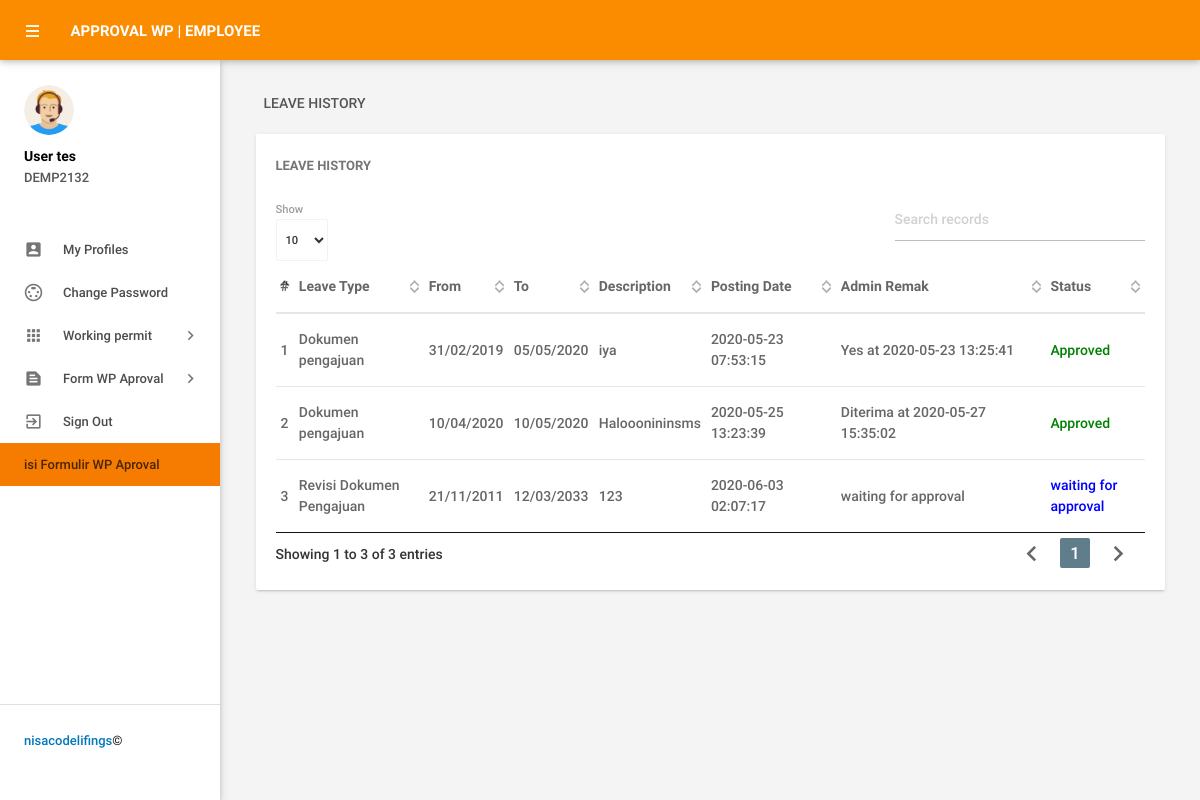
The page /leavehistory.php (signed in) on the database as committed earlier.
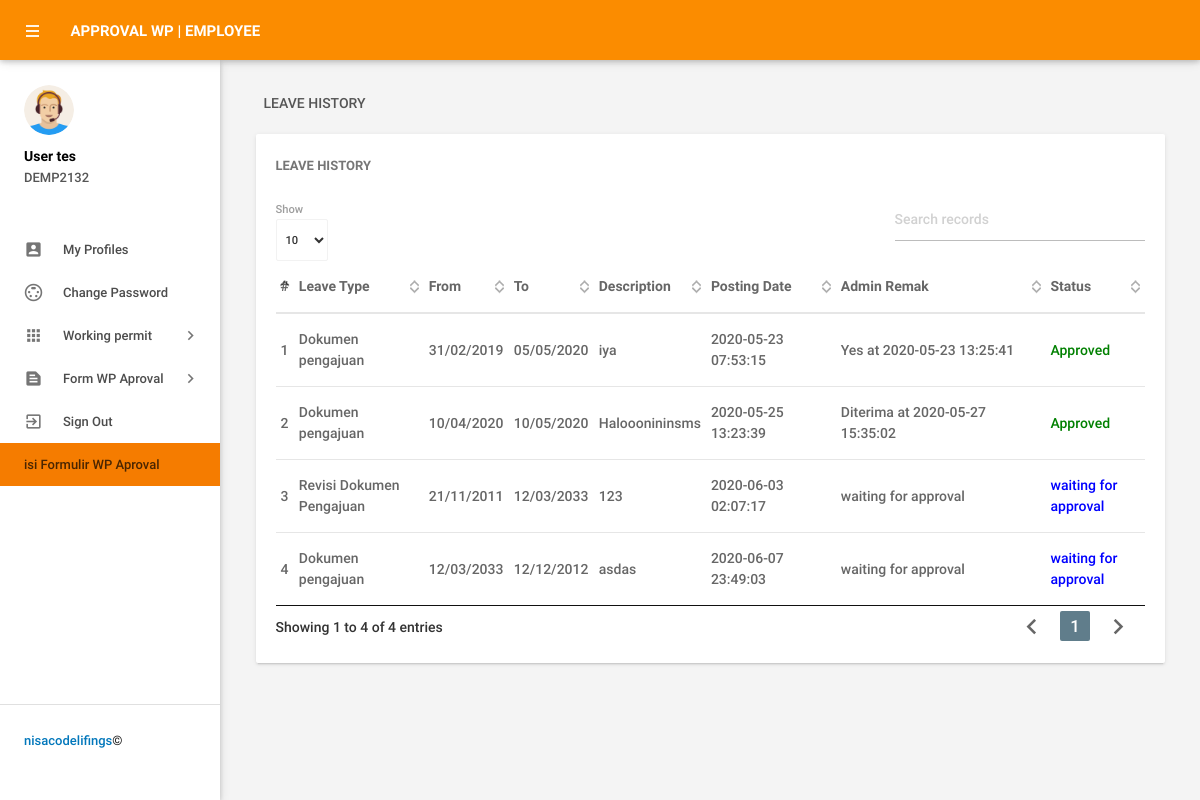
The same page on the database as committed later.
### tables this page shows
CREATE TABLE `tblemployees` (
  `id` int(11) NOT NULL,
  `EmpId` varchar(100) NOT NULL,
  `FirstName` varchar(150) NOT NULL,
  `LastName` varchar(150) NOT NULL,
  `EmailId` varchar(200) NOT NULL,
  `Password` varchar(180) NOT NULL,
  `Gender` varchar(100) NOT NULL,
  `Dob` varchar(100) NOT NULL,
  `Department` varchar(255) NOT NULL,
  `Address` varchar(255) NOT NULL,
  `City` varchar(200) NOT NULL,
  `Country` varchar(150) NOT NULL,
  `Phonenumber` char(11) NOT NULL,
  `Status` int(1) NOT NULL,
  `RegDate` timestamp NOT NULL DEFAULT current_timestamp()
);

CREATE TABLE `tblleaves` (
  `id` int(11) NOT NULL,
  `LeaveType` varchar(110) NOT NULL,
  `ToDate` varchar(120) NOT NULL,
  `FromDate` varchar(120) NOT NULL,
  `Description` mediumtext NOT NULL,
  `PostingDate` timestamp NOT NULL DEFAULT current_timestamp(),
  `AdminRemark` mediumtext DEFAULT NULL,
  `AdminRemarkDate` varchar(120) DEFAULT NULL,
  `Status` int(1) NOT NULL,
  `IsRead` int(1) NOT NULL,
  `empid` int(11) DEFAULT NULL
);

### leavehistory.php (the view, shortened to what this page needs)
<?php
include('includes/config.php');
if(strlen($_SESSION['emplogin'])==0)
    {
header('location:index.php');
}
else{
 ?>
<!DOCTYPE html>
<html lang="en">
    <head>
        <link type="text/css" rel="stylesheet" href="assets/plugins/materialize/css/materialize.min.css"/>
        <link href="assets/plugins/material-preloader/css/materialPreloader.min.css" rel="stylesheet">
        <link href="assets/plugins/datatables/css/jquery.dataTables.min.css" rel="stylesheet">
        <link href="assets/css/alpha.min.css" rel="stylesheet" type="text/css"/>
        <link href="assets/css/custom.css" rel="stylesheet" type="text/css"/>
    </head>
    <body>
       <?php include('includes/header.php');?>
       <?php include('includes/sidebar.php');?>
            <main class="mn-inner">
                <div class="row">
                    <div class="col s12">
                        <div class="page-title">Leave History</div>
                    </div>
                    <div class="col s12 m12 l12">
                        <div class="card">
                            <div class="card-content">
                                <span class="card-title">Leave History</span>
                                <table id="example" class="display responsive-table ">
                                    <thead>
                                        <tr>
                                            <th>#</th>
                                            <th width="120">Leave Type</th>
                                            <th>From</th>
                                            <th>To</th>
                                             <th>Description</th>
                                             <th width="120">Posting Date</th>
                                            <th width="200">Admin Remak</th>
                                            <th>Status</th>
                                        </tr>
                                    </thead>
                                    <tbody>
<?php
$eid=$_SESSION['eid'];
$sql = "SELECT LeaveType,ToDate,FromDate,Description,PostingDate,AdminRemarkDate,AdminRemark,Status from tblleaves where empid=:eid";
$query = $dbh -> prepare($sql);
$query->bindParam(':eid',$eid,PDO::PARAM_STR);
$query->execute();
$results=$query->fetchAll(PDO::FETCH_OBJ);
$cnt=1;
if($query->rowCount() > 0)
{
foreach($results as $result)
{               ?>
                                        <tr>
                                            <td> <?php echo htmlentities($cnt);?></td>
                                            <td><?php echo htmlentities($result->LeaveType);?></td>
                                            <td><?php echo htmlentities($result->ToDate);?></td>
                                            <td><?php echo htmlentities($result->FromDate);?></td>
                                           <td><?php echo htmlentities($result->Description);?></td>
                                            <td><?php echo htmlentities($result->PostingDate);?></td>
                                            <td><?php if($result->AdminRemark=="")
                                            {
echo htmlentities('waiting for approval');
                                            } else
{
 echo htmlentities(($result->AdminRemark)." "."at"." ".$result->AdminRemarkDate);
}
                                            ?></td>
                                                                                 <td><?php $stats=$result->Status;
if($stats==1){
                                             ?>
                                                 <span style="color: green">Approved</span>
                                                 <?php } if($stats==2)  { ?>
                                                 <?php } if($stats==0)  { ?>
 <span style="color: blue">waiting for approval</span>
 <?php } ?>
                                             </td>
                                        </tr>
                                         <?php $cnt++;} }?>
                                    </tbody>
                                </table>
                            </div>
                        </div>
                    </div>
                </div>
            </main>
        </div>
        <div class="left-sidebar-hover"></div>
    </body>
</html>
<?php } ?>

### includes/header.php (shortened to what this page needs)
<div class="mn-content fixed-sidebar">
    <header class="mn-header navbar-fixed">
        <nav class="orange darken-1">
            <div class="nav-wrapper row">
                <section class="material-design-hamburger navigation-toggle">
                    <a href="#" data-activates="slide-out" class="button-collapse show-on-large material-design-hamburger__icon">
                        <span class="material-design-hamburger__layer"></span>
                    </a>
                </section>
                <div class="header-title col s3">
                    <span class="chapter-title">Approval WP | Employee</span>
                </div>
            </div>
        </nav>
    </header>

### includes/sidebar.php (shortened to what this page needs)
     <aside id="slide-out" class="side-nav white fixed">
                <div class="side-nav-wrapper">
                    <div class="sidebar-profile">
                        <div class="sidebar-profile-image">
                            <img src="assets/images/profile-image.png" class="circle" alt="">
                        </div>
                        <div class="sidebar-profile-info">
                    <?php
$eid=$_SESSION['eid'];
$sql = "SELECT FirstName,LastName,EmpId from  tblemployees where id=:eid";
$query = $dbh -> prepare($sql);
$query->bindParam(':eid',$eid,PDO::PARAM_STR);
$query->execute();
$results=$query->fetchAll(PDO::FETCH_OBJ);
if($query->rowCount() > 0)
{
foreach($results as $result)
{               ?>
                                <p><?php echo htmlentities($result->FirstName." ".$result->LastName);?></p>
                                <span><?php echo htmlentities($result->EmpId)?></span>
                         <?php }} ?>
                        </div>
                    </div>
                <ul class="sidebar-menu collapsible collapsible-accordion" data-collapsible="accordion">
  <li class="no-padding"><a class="waves-effect waves-grey" href="myprofile.php"><i class="material-icons">account_box</i>My Profiles</a></li>
  <li class="no-padding"><a class="waves-effect waves-grey" href="emp-changepassword.php"><i class="material-icons">settings_input_svideo</i>Change Password</a></li>
                    <li class="no-padding">
                        <a class="collapsible-header waves-effect waves-grey"><i class="material-icons">apps</i>Working permit<i class="nav-drop-icon material-icons">keyboard_arrow_right</i></a>
                    </li>
                    <li class="no-padding">
                        <a class="collapsible-header waves-effect waves-grey"><i class="material-icons">text_snippet</i>Form WP Aproval<i class="nav-drop-icon material-icons">keyboard_arrow_right</i></a>
                    </li>
                  <li class="no-padding">
                    <a class="waves-effect waves-grey" href="logout.php"><i class="material-icons">exit_to_app</i>Sign Out</a>
                    </li>
                <li class="no-padding orange darken-2">
                <a class="waves-effect waves-grey" " href="form.php">isi Formulir WP Aproval</a>
                     </li>
                </ul>
                <div class="footer">
                    <p class="copyright"><a href="https://ensy-yola.netlify.com">nisacodelifings</a>&copy</p>
                </div>
                </div>
            </aside>

Rows that differ between the two databases and show on the page:
added tblleaves: LeaveType "Dokumen pengajuan", ToDate "12/03/2033", FromDate "12/12/2012", Description "asdas", PostingDate "2020-06-07 23:49:03", Status "waiting for approval"
Other text that changed with them:
text written by a page script: "Show Showing 1 to 3 of 3 entries 1" → "Show Showing 1 to 4 of 4 entries 1"
